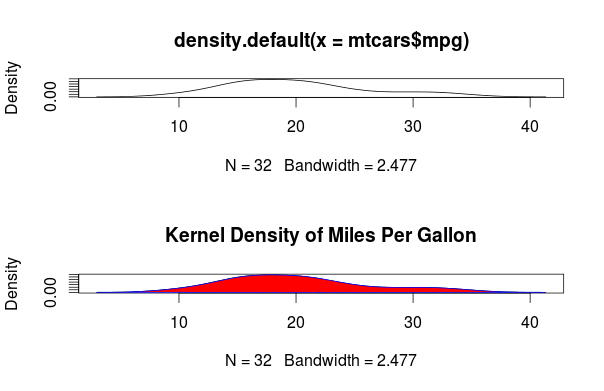

Source code (R):
# Диаграммы плотности ядра
# В разделе о гистограммах видели диаграмму плотности ядра, добавленную к гистограмме. С
# технической точки зрения оценка плотности ядра – это непараметрический метод оценки значений
# функции вероятности плотности случайной переменной. Хотя математические выкладки выходят за
# рамки этого текста, в целом диаграммы плотности ядра – хороший способ изобразить распределение
# значений непрерывной переменной. Способ построения диаграммы плотности (которая не будет
# наложена на другую диаграмму) таков:
#  plot(density(x))
# где x – это числовой вектор. Поскольку команда plot() начинает строить новую диаграмму,
# используйте команду lines() (программный код 6.6), когда вы хотите добавить кривую плотности
# к уже существующей диаграмме.

par(mfrow=c(2,1))

d <- density(mtcars$mpg)
plot(d)

d <- density(mtcars$mpg)
plot(d, main="Kernel Density of Miles Per Gallon")
polygon(d, col="red", border="blue")
rug(mtcars$mpg, col="brown")

# На первой диаграмме вы видите минималистский вариант, то, что получается по умолчанию. На
# второй диаграмме вы добавляете название, красите кривую в синий цвет, пространство под ней
# заполняете красным и добавляете график-щетку с коричневыми делениями. Команда polygon()
# позволяет изобразить многоугольник, вершины которого задаются x и y координатами (в данном
# случае они определяются функцией density()).
# Диаграммы плотности ядра можно использовать для сравнения групп. Этот подход
# применяется гораздо реже, чем он заслуживает, возможно, из-за отсутствия легко доступных
# программ. К счастью, пакет sm замечательно восполняет этот недостаток.


# Функция sm.density.compare() пакета sm позволяет наложить друг на друга диаграммы
# плотности ядра для двух и более групп. Формат применения функции таков:
#  sm.density.compare(x, factor)
# где x – это числовой вектор и factor – переменная, определяющая принадлежность к группе. Не
# забудьте установить пакет sm перед его первым использованием. Пример, в котором сравнивается
# расход топлива для машин с 4, 6 и 8 цилиндрами, приведен в программном коде ниже:

#Удваиваем ширину линий
par(lwd=2) 
library(sm)
attach(mtcars)

# Создаем фактор с номером группы
cyl.f <- factor(cyl, levels= c(4,6,8),
                labels = c("4 cylinder", "6 cylinder", "8 cylinder")
)

# Отображаем плотности распределения точек
sm.density.compare(mpg, cyl, xlab="Miles Per Gallon") 
title(main="MPG Distribution by Car Cylinders") 
colfill<-c(2:(1+length(levels(cyl.f))))

# Добавляем легенду по щелчку мыши
legend(locator(1), levels(cyl.f), fill=colfill)
detach(mtcars)

# Функция par() используется, чтобы удвоить толщину линий на диаграмме (lwd=2), так их легче
# воспринимать читателям . Пакет sm загружен и таблица данных mtcars активирована.
# В таблице данных mtscars  cyl – это числовая переменная, принимающая значения 4, 6, 8.
# Она преобразована в фактор, названный cyl.f, в котором содержатся подписи к диаграмме.
# Функция sm.density.compare создает диаграмму , а функция title() добавляет ее
# название.
# Наконец, вы добавляете легенду, чтобы сделать диаграмму понятнее  (легенды обсуждались
# в главе 3). Сначала мы создаем вектор цветов. Здесь colfill равно c (2, 3, 4). Затем
# добавляем легенду на диаграмму при помощи функции legend(). Опция locator(1) означает
# то, что вы разместите легенду на диаграмме в интерактивном режиме, указав курсором на то место,
# где она должна появиться. Вторая опция представляет собой текстовый вектор, содержащий
# подписи. Третья опция присваивает цвет из вектора colfill каждому уровню фактора cyl.f.

# Видно, что при помощи наложенных друг на друга диаграмм плотности ядра можно эффективно
# сравнить группы данных. Здесь видны и форма распределения значений в каждой группе, и степень
# перекрытия между группами. Мораль этой истории заключается в том, что у моей следующей
# машины будет восемь цилиндров – или аккумулятор.
